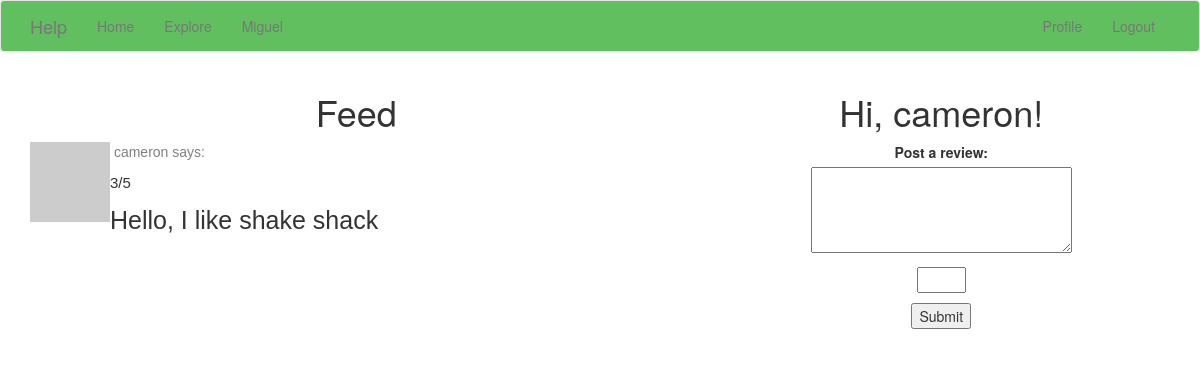
Before: /index (signed in) with the older database file.
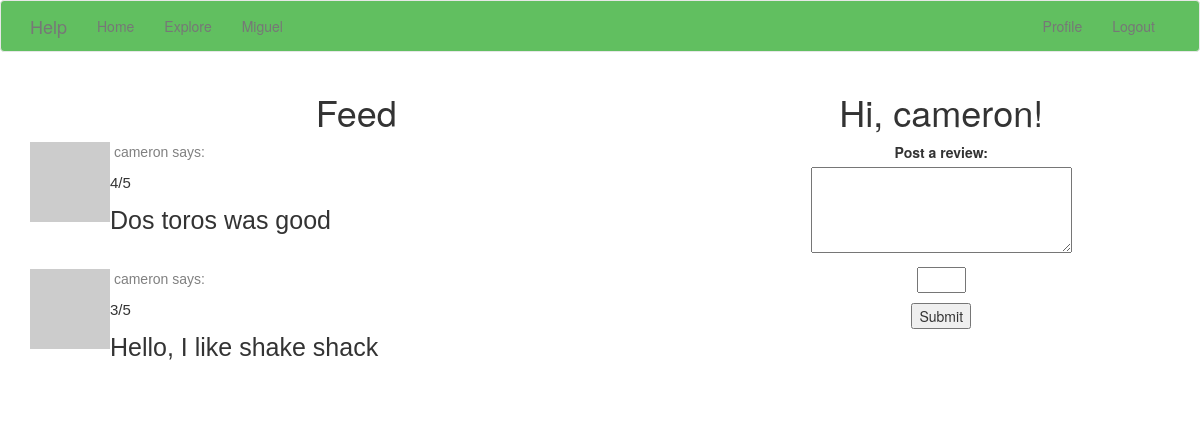
After: the same page with the newer database file.
### app/models.py (models this page shows, shortened)
class Post(db.Model):
    id = db.Column(db.Integer, primary_key=True)
    body = db.Column(db.String(140))
    timestamp = db.Column(db.DateTime, index=True, default=datetime.utcnow)
    user_id = db.Column(db.Integer, db.ForeignKey('user.id'))
    rating = db.Column(db.Integer, default=0)

class User(UserMixin, db.Model):
    id = db.Column(db.Integer, primary_key=True)
    username = db.Column(db.String(64), index=True, unique=True)
    email = db.Column(db.String(120), index=True, unique=True)
    password_hash = db.Column(db.String(128))
    posts = db.relationship('Post', backref='author', lazy='dynamic')
    about_me = db.Column(db.String(140))
    last_seen = db.Column(db.DateTime, default=datetime.utcnow)
    followed = db.relationship(
        'User', secondary=followers,
        primaryjoin=(followers.c.follower_id == id),
        secondaryjoin=(followers.c.followed_id == id),
        backref=db.backref('followers', lazy='dynamic'), lazy='dynamic')
    def avatar(self, size):
        digest = md5(self.email.lower().encode('utf-8')).hexdigest()
        return 'https://www.gravatar.com/avatar/729e26a2a2c7ff24a71958d4aa4e5f35'.format(
            digest, size)
    def followed_posts(self):
        followed = Post.query.join(
            followers, (followers.c.followed_id == Post.user_id)).filter(
                followers.c.follower_id == self.id)
        own = Post.query.filter_by(user_id=self.id)
        return followed.union(own).order_by(Post.timestamp.desc())

### app/routes.py (the view)
@app.route('/', methods=['GET', 'POST'])
@app.route('/index', methods=['GET', 'POST'])
@login_required
def index():
    form = PostForm()
    form.rating.choices=[(1,'1 Star'),(2,'2 Stars'),(3,'3 Stars'),(4,'4 Stars'),(5,'5 Stars')]
    if form.validate_on_submit():
        post = Post(body=form.post.data, author=current_user, rating=form.rating.data   )
        db.session.add(post)
        db.session.commit()
        flash('Your review is now live!')
        return redirect(url_for('index'))
    page = request.args.get('page', 1, type=int)
    posts = current_user.followed_posts().paginate(
        page=page, per_page=app.config['POSTS_PER_PAGE'], error_out=False)
    next_url = url_for('index', page=posts.next_num) \
        if posts.has_next else None
    prev_url = url_for('index', page=posts.prev_num) \
        if posts.has_prev else None
    return render_template('index.html', title='Home', form=form,
                           posts=posts.items, next_url=next_url,
                           prev_url=prev_url)

### app/forms.py
class PostForm(FlaskForm):
    post = TextAreaField('Post a review:', validators=[
        DataRequired(), Length(min=1, max=140)])
    rating = IntegerField('rating', validators=[DataRequired(), NumberRange(min=0, max=5)])
    submit = SubmitField('Submit')

### app/models.py (called while the page is built)
@login.user_loader
def load_user(id):
    return User.query.get(int(id))

### app/routes.py (called while the page is built)
@app.before_request
def before_request():
    if current_user.is_authenticated:
        current_user.last_seen = datetime.utcnow()
        db.session.commit()

### app/templates/index.html (shortened to what this page needs)
{% extends "base.html" %}
{% block content %}
    <div class = "container">
        <div class="row">
            <div class="col-lg-7">
                <center>
                    <h1 class="title">Feed</h1>
                </center>
                {% for post in posts %}
                    {% include '_post.html' %}
                {% endfor %}
            </div>
            <div class="col-lg-5">
                <center>
                    <h1>Hi, {{ current_user.username }}!</h1>
                    {% if form %}
                    <form action="" method="post">
                        <p>
                            {{ form.post.label }}<br>
                            {{ form.post(cols=32, rows=4) }}<br>
                        </p>
                        <p>{{ form.rating() }}</p>
                        <div>
                        <p>{{ form.submit() }}</p>
                    </form>
                    {% endif %}
                </center>
            </div>
        </div>
    </div>
{% endblock %}

### app/templates/_post.html
    <table>
        <tr valign="top">
            <td><img src="{{ post.author.avatar(36) }}"></td>
            <td>
                <a href="{{ url_for('user', username=post.author.username) }}">
                    <p style="font-family: Helvetica; color: grey" >&nbsp{{ post.author.username }} says:</p>
                </a>
              <body>
              <p style="font-family: Helvetica; font-size: 15px"> {{ post.rating}}/5</p>
              <p style="font-family: Helvetica; font-size: 25px"> {{ post.body }} </p>
              <br>
              </body>
            </td>
        </tr>
    </table>

Changed rows visible on the page:
added Post: author.username "cameron", rating "4", body "Dos toros was good"
